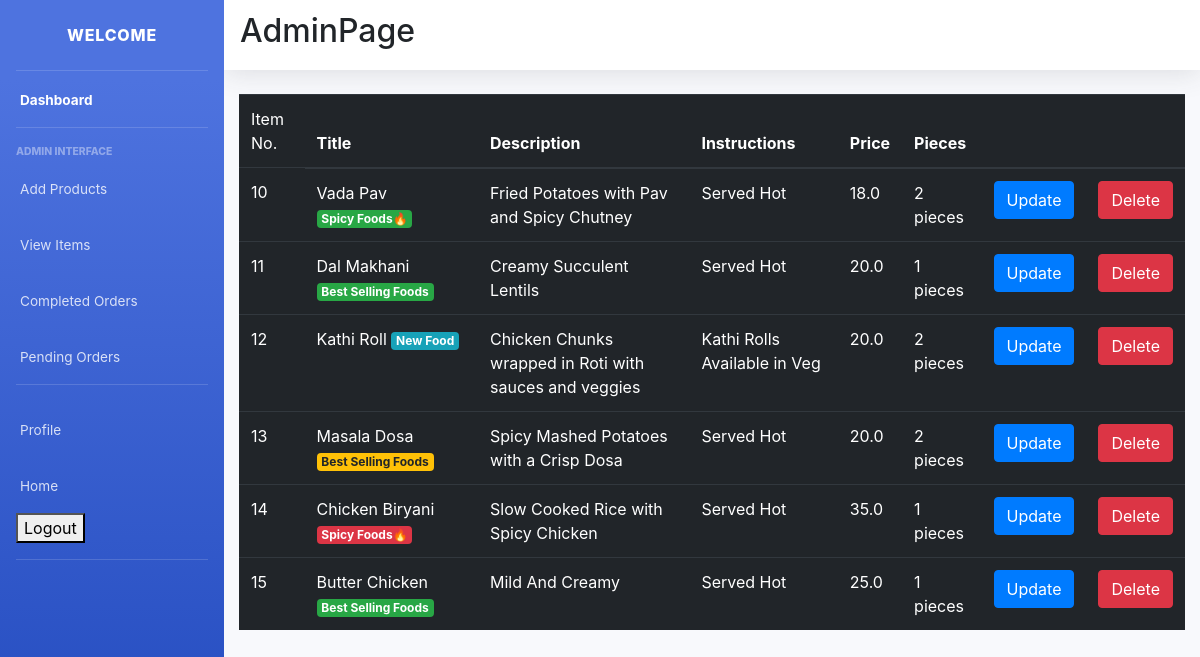
/item_list/ (signed in), run on the app's committed database.
### main/models.py (models this page shows, shortened)
class Item(models.Model):
    LABELS = (
        ('Best Selling Food', 'Best Selling Food'),
        ('New Food', 'New Food'),
        ('Spicy Food🔥', 'Spicy Food🔥'),
    )
    LABEL_COLOUR = (
        ('danger', 'danger'),
        ('success', 'success'),
        ('primary', 'primary'),
        ('info', 'info'),
        ('warning', 'warning'),
    )
    title = models.CharField(max_length=150)
    description = models.CharField(max_length=250,blank=True)
    price = models.FloatField()
    pieces = models.IntegerField(default=6)
    instructions = models.CharField(max_length=250,default="Available")
    image = models.ImageField(default='default.png', upload_to='images/')
    labels = models.CharField(max_length=25, choices=LABELS, blank=True)
    label_colour = models.CharField(max_length=15, choices=LABEL_COLOUR, blank=True)
    slug = models.SlugField(default="foods")
    created_by = models.ForeignKey(User, on_delete=models.CASCADE)

### main/decorators.py (the view)
    def wrapper_func(request, *args, **kwargs):
        group = Group.objects.get(user = request.user)
        if group.name == 'admin_owner':
            return view_func(request, *args, **kwargs)
        else:
            return redirect('/')

### main/views.py (called while the page is built)
@login_required(login_url='/accounts/login/')
@admin_required
def item_list(request):
    items = Item.objects.filter(created_by=request.user)
    context = {
        'items':items
    }
    return render(request, 'main/item_list.html', context)

### main/templates/main/item_list.html
{% extends "main/layout2.html" %}
{% block content %}
<div class="cart">
    <div class="row">
        <div class="col-sm-12">
            {% if items %}
            <div class="table-responsive">
                <table class="table table-dark">
                    <thead>
                    <tr>
                        <td scope="col">Item No.</td>
                        <th scope="col">Title</th>
                        <th scope="col">Description</th>
                        <th scope="col">Instructions</th>
                        <th scope="col">Price</th>
                        <th scope="col">Pieces</th>
                        <th></th>
                        <th></th>
                    </tr>
                    </thead>
                    <tbody>
                        {% for item in items %}
                    <tr>
                        <td>{{ item.id }}</td>
                        <td>{{ item.title }} <span class="badge badge-{{ item.label_colour }}">{{ item.labels }}</span></td></td>
                        <td>{{ item.description }}</td>
                        <td>{{ item.instructions }}</td>
                        <td>{{ item.price }}</td>
                        <td>{{ item.pieces }} pieces</td>
                        <td><a class="btn btn-primary" href="{% url 'main:item-update' item.slug %}">Update</a></td>
                        <td><a class="btn btn-danger" href="{% url 'main:item-delete' item.slug %}">Delete</a></td>
                    </tr>
                        {% endfor %}
                    </tbody>
                </table>
            </div>
            {% else %}
            <h4 class="text-center">Sorry, you have not ordered any item yet!!!</h4>
            {% endif %}
        </div>
    </div>
</div>
{% endblock content %}

### data on the page
Item: id "10", title "Vada Pav", labels "Spicy Foods🔥", description "Fried Potatoes with Pav and Spicy Chutney", instructions "Served Hot", price "18.0", pieces "2"
Item: id "11", title "Dal Makhani", labels "Best Selling Foods", description "Creamy Succulent Lentils", instructions "Served Hot", price "20.0", pieces "1"
Item: id "12", title "Kathi Roll", labels "New Food", description "Chicken Chunks wrapped in Roti with sauces and veggies", instructions "Kathi Rolls Available in Veg", price "20.0", pieces "2"
Item: id "13", title "Masala Dosa", labels "Best Selling Foods", description "Spicy Mashed Potatoes with a Crisp Dosa", instructions "Served Hot", price "20.0", pieces "2"
Item: id "14", title "Chicken Biryani", labels "Spicy Foods🔥", description "Slow Cooked Rice with Spicy Chicken", instructions "Served Hot", price "35.0", pieces "1"
Item: id "15", title "Butter Chicken", labels "Best Selling Foods", description "Mild And Creamy", instructions "Served Hot", price "25.0", pieces "1"
